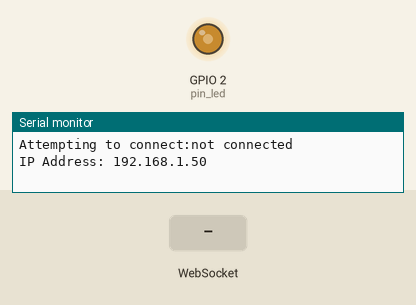
The sketch below on a simulated ESP32. Parts: output pins drawn as LEDs (lit = HIGH), the last lines printed to the serial monitor. Inputs (shaded band) come from the test bench. WiFi joins after 1.5 s; servers stay silent unless stated.

Above: at 3.2 s.
3.3 s: WebSocket text "topic1" received
At 4.5 s:
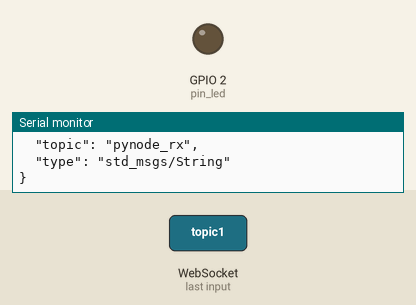
Timing chart, 0 to 12.8 s (numbered marks = the images above; inputs shaded):
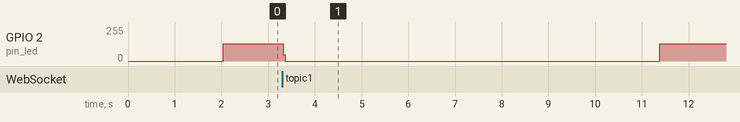

Measured:
- after the input at 3.3 s, GPIO 2 (pin_led): 131/255 → 0/255 at once, → 131/255 8.1 s later

The sketch:

ESP_WebSocket_Json_RosBridge_SpeedTest.ino
```cpp
/*
    ESP_Websocket_Json_RosBridge_client2 - January 02, 2020 7:37pm
    - clean up code
    - figure out why connection to python server keep disconnecting (maybe later)
    - add json messages

   ESP_Websocket_Json_RosBridge_client4 - January 10, 2020 11:18am
    - able to advertise a topic on ubuntu ros (port 9090) using following format:
      json_AdvertiseExample1["op"] = "advertise";
      json_AdvertiseExample1["id"] = "4";
      json_AdvertiseExample1["topic"] = "topic1";
      json_AdvertiseExample1["type"] = "std_msgs/String";
    - new goal, publish string and subscribe to same topic to get back string
    -
    -
*/

#include <WiFi.h>
#include <WebServer.h>
#include <WebSocketsClient.h>
#include <ArduinoJson.h>

WebSocketsClient webSocket; // this is a websocket client object

uint8_t pin_led = 2;                            // pin 2 is LED on Wemos D1 Mini?

/*
  This includes wifi credentials, ensuring they are not checked into a repo

  1. Create a file called "wifi.h" in the same folder
  2. Place the following text in the file:
  #define HOME_SSID "replace with your wifi ssid"
  #define PWD "replace your wifi password"
  #define IP "replace with your laptop's IP"
  3. Save.
*/
#include "wifi_details.h"

int sum = 0;

char buffer[200];
StaticJsonDocument<200> json_Advertise_pynoderx;
StaticJsonDocument<200> json_Subscribe_pynodeshout;
StaticJsonDocument<200> json_Subscribe_pynodetx;
StaticJsonDocument<30200> json_PublishMessage_to_especho;
StaticJsonDocument<200> json_PublishMessage_to_pynoderx;
StaticJsonDocument<200> json_Message1;
StaticJsonDocument<30200> json_recievedmessage;
StaticJsonDocument<200> json_Advertise_especho;

size_t pub_len;

int first_message = 0;

void setup()
{
  //char* string_recieved_data[] = {"1610763800.623323"};

  json_Subscribe_pynodeshout["op"] = "subscribe";
  json_Subscribe_pynodeshout["id"] = "1";
  json_Subscribe_pynodeshout["topic"] = "pynode_shout";
  json_Subscribe_pynodeshout["type"] = "std_msgs/String";

  json_Subscribe_pynodetx["op"] = "subscribe";
  json_Subscribe_pynodetx["id"] = "2";
  json_Subscribe_pynodetx["topic"] = "pynode_tx";
  json_Subscribe_pynodetx["type"] = "std_msgs/String";

  json_Message1["data"] = "message from arduino";

  json_PublishMessage_to_especho["op"] = "publish";
  json_PublishMessage_to_especho["id"] = "3";
  json_PublishMessage_to_especho["topic"] = "esp_echo";
  json_PublishMessage_to_especho["msg"] = json_Message1;

  json_Advertise_especho["op"] = "advertise";
  json_Advertise_especho["id"] = "4";
  json_Advertise_especho["topic"] = "esp_echo";
  json_Advertise_especho["type"] = "std_msgs/String";

  json_PublishMessage_to_pynoderx["op"] = "publish";
  json_PublishMessage_to_pynoderx["id"] = "4";
  json_PublishMessage_to_pynoderx["topic"] = "pynode_rx";
  json_PublishMessage_to_pynoderx["msg"] = json_Message1;

  json_Advertise_pynoderx["op"] = "advertise";
  json_Advertise_pynoderx["id"] = "4";
  json_Advertise_pynoderx["topic"] = "pynode_rx";
  json_Advertise_pynoderx["type"] = "std_msgs/String";

  //pub_len = serializeJson(json_PublishMessage_to_Topic1, buffer);

  pinMode(pin_led, OUTPUT);

  Serial.begin(115200);                // this is where we initialize the serial object, open a serial connection

  Serial.print("Attempting to connect:");

  WiFi.begin(HOME_SSID, PWD);

  while (WiFi.status() != WL_CONNECTED) // if it's not connected to home wi-fi
  {
    Serial.print("not connected\n");
    delay(2000);
  }


  Serial.println("");
  Serial.print("IP Address: ");
  Serial.println(WiFi.localIP()); // from the ESP8266WiFi.h class


  webSocket.begin(IP, 9090, "/");  // on server side, run the begin method within the websocket object
  webSocket.onEvent(webSocketEvent); // if a request happens to the server, trigger this function

  // Allocate the JSON document
  //
  // Inside the brackets, 200 is the RAM allocated to this document.
  // Don't forget to change this value to match your requirement.
  // Use arduinojson.org/v6/assistant to compute the capacity.

  toggleLED();

}

void loop()
{

  webSocket.loop();                           // constantly check for websocket events

  toggleLED();
}

/*
  typedef enum
  {
  WStype_ERROR,
  WStype_DISCONNECTED,
  WStype_CONNECTED,
  WStype_TEXT,
  WStype_BIN,
  WStype_FRAGMENT_TEXT_START,
  WStype_FRAGMENT_BIN_START,
  WStype_FRAGMENT,
  WStype_FRAGMENT_FIN,
  WStype_PING,
  WStype_PONG,
  } WStype_t;
*/

void webSocketEvent(WStype_t type, uint8_t * payload, size_t length) {

  char *string_sum;
  size_t len;

  int x = (int)length;
  char *payload_pointer = (char *)payload;

  const char* op;
  const char* topic;
  const char* data;

  switch (type) {
    case WStype_ERROR:
      break;
    case WStype_BIN:
      break;
    case WStype_FRAGMENT_TEXT_START:
      break;
    case WStype_FRAGMENT_BIN_START:
      break;
    case WStype_FRAGMENT:
      break;
    case WStype_FRAGMENT_FIN:
      break;
    case WStype_PING:
      break;
    case WStype_PONG:
      break;
    case WStype_DISCONNECTED:
      //Serial.printf("[WSc] Disconnected!\n");
      break;
    case WStype_CONNECTED: {
        //Serial.printf("[WSc] Connected to url [%d]: %s\n", payload, );
        Serial.printf("[WSc] Connected!\n");

        Serial.printf("json_Advertise_pynoderx: \n");
        serializeJsonPretty(json_Advertise_pynoderx, Serial);

        size_t len = serializeJson(json_Advertise_pynoderx, buffer);
        webSocket.sendTXT(buffer, len);

        delay(2000);

        Serial.printf("json_Advertise_especho: \n");
        serializeJsonPretty(json_Advertise_especho, Serial);

        len = serializeJson(json_Advertise_especho, buffer);
        webSocket.sendTXT(buffer, len);

        delay(2000);

        // subscribe to pynode_shout
        Serial.printf("Subscribing to pynode_shout topic with this json:\n");
        serializeJsonPretty(json_Subscribe_pynodeshout, Serial);               // prints json to serial port COM4

        len = serializeJson(json_Subscribe_pynodeshout, buffer);               // send json wirelessly to ROSBridge
        webSocket.sendTXT(buffer, len);


        delay(2000);

        // subscribe to pynode_tx
        Serial.printf("Subscribing to pynode_tx topic with this json:\n");
        serializeJsonPretty(json_Subscribe_pynodetx, Serial);               // prints json to serial port COM4

        len = serializeJson(json_Subscribe_pynodetx, buffer);               // send json wirelessly to ROSBridge
        webSocket.sendTXT(buffer, len);

        delay(2000);

        Serial.printf("Publishing to pynode_rx topic with this json:\n");
        serializeJsonPretty(json_PublishMessage_to_pynoderx, Serial);

        pub_len = serializeJson(json_PublishMessage_to_pynoderx, buffer);
        webSocket.sendTXT(buffer, pub_len);

      }
      break;
    case WStype_TEXT:

      // immediately send message1


      // Deserialize the JSON document
      /*
        DeserializationError error = deserializeJson(json_recievedmessage, payload);


        // Test if parsing succeeds.
        if (error) {
        Serial.print(F("deserializeJson() failed: "));
        Serial.println(error.f_str());
        return;
        }
        Serial.printf("recieved this json>");
        Serial.printf(payload);
        Serial.printf("converted Json looks like>");
        Serial.printf(json_recievedmessage["data"]);
        Serial.printf("<");
      */
      //      JsonObject& root = jsonBuffer.parseObject(payload);

      // Serial.printf("size of payload>");
      // Serial.printf("%d",x);
      // Serial.printf("<\n");

      /*
        for (int i = 0; i <= x; i++)
        {
        Serial.printf("(%i , %d)",i,payload[i]);
        }
      */

      //Serial.printf(payload_pointer);


      DeserializationError err = deserializeJson(json_recievedmessage, payload_pointer);

      if (err)
      {
        Serial.print("deserializeJson() returned: ");
        Serial.println(err.c_str());
      }
      else
      {

        //op     = json_recievedmessage["op"];
        //topic  = json_recievedmessage["topic"];
        data   = json_recievedmessage["msg"]["data"];

        Serial.printf("\nrecieved data:");
        //Serial.printf(op);
        Serial.printf(data);


        //json_Message1["data"] = json_recievedmessage["msg"]["data"];

        json_PublishMessage_to_especho["msg"]["data"] = json_recievedmessage["msg"]["data"];


      }

      if (first_message == 0)
      {
        pub_len = serializeJson(json_PublishMessage_to_pynoderx, buffer);
        webSocket.sendTXT(buffer, pub_len);
        first_message = 1;
      }
      else
      {
        pub_len = serializeJson(json_PublishMessage_to_especho, buffer);
        webSocket.sendTXT(buffer, pub_len);
      }


      break;

  }

}

void toggleLED()
{
  digitalWrite(pin_led, !digitalRead(pin_led));
  //server.send_P(200,"text/html", webpage);
}
```

wifi_details.h
```cpp
#define HOME_SSID "replace with your wifi SSID"
#define PWD "replace with your wifi password"
#define IP "replace with your laptop's IP"
```
